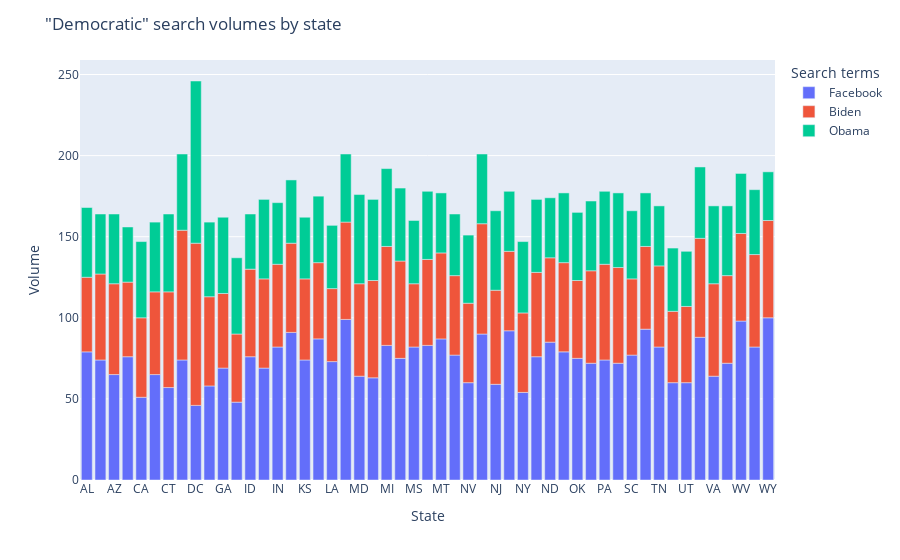

Notebook code for this chart:
### Markdown cell above
Here I take very 'democratic' searches and show how uneven their popularity among the states. We can also notice that this searches are very common in the DC, which is the most democratic state.

### Code cell
import plotly.express as px

kw_list = ['Facebook', 'Biden', 'Obama']
fig = px.bar(df_political, x='state_code', y=kw_list)
fig.update_layout(
    title_text=f'"Democratic" search volumes by state',
    legend_title_text='Search terms'
)
fig.update_yaxes(title_text='Volume')
fig.update_xaxes(title_text='State')
fig.show()

### Figure 1 — Plotly figure (JSON) as saved in the notebook; plotly's stock layout.template omitted (floating-point values rounded to 4 significant figures)
{"data": [{"alignmentgroup": "True", "hovertemplate": "variable=Facebook<br>state_code=%{x}<br>value=%{y}<extra></extra>", "legendgroup": "Facebook", "marker": {"color": "#636efa", "pattern": {"shape": ""}}, "name": "Facebook", "offsetgroup": "Facebook", "orientation": "v", "showlegend": true, "textposition": "auto", "x": ["AL", "AK", "AZ", "AR", "CA", "CO", "CT", "DE", "DC", "FL", "GA", "HI", "ID", "IL", "IN", "IA", "KS", "KY", "LA", "ME", "MD", "MA", "MI", "MN", "MS", "MO", "MT", "NE", "NV", "NH", "NJ", "NM", "NY", "NC", "ND", "OH", "OK", "OR", "PA", "RI", "SC", "SD", "TN", "TX", "UT", "VT", "VA", "WA", "WV", "WI", "WY"], "xaxis": "x", "y": [79, 74, 65, 76, 51, 65, 57, 74, 46, 58, 69, 48, 76, 69, 82, 91, 74, 87, 73, 99, 64, 63, 83, 75, 82, 83, 87, 77, 60, 90, 59, 92, 54, 76, 85, 79, 75, 72, 74, 72, 77, 93, 82, 60, 60, 88, 64, 72, 98, 82, 100], "yaxis": "y", "type": "bar"}, {"alignmentgroup": "True", "hovertemplate": "variable=Biden<br>state_code=%{x}<br>value=%{y}<extra></extra>", "legendgroup": "Biden", "marker": {"color": "#EF553B", "pattern": {"shape": ""}}, "name": "Biden", "offsetgroup": "Biden", "orientation": "v", "showlegend": true, "textposition": "auto", "x": ["AL", "AK", "AZ", "AR", "CA", "CO", "CT", "DE", "DC", "FL", "GA", "HI", "ID", "IL", "IN", "IA", "KS", "KY", "LA", "ME", "MD", "MA", "MI", "MN", "MS", "MO", "MT", "NE", "NV", "NH", "NJ", "NM", "NY", "NC", "ND", "OH", "OK", "OR", "PA", "RI", "SC", "SD", "TN", "TX", "UT", "VT", "VA", "WA", "WV", "WI", "WY"], "xaxis": "x", "y": [46, 53, 56, 46, 49, 51, 59, 80, 100, 55, 46, 42, 54, 55, 51, 55, 50, 47, 45, 60, 57, 60, 61, 60, 39, 53, 53, 49, 49, 68, 58, 49, 49, 52, 52, 55, 48, 57, 59, 59, 47, 51, 50, 44, 47, 61, 57, 54, 54, 57, 60], "yaxis": "y", "type": "bar"}, {"alignmentgroup": "True", "hovertemplate": "variable=Obama<br>state_code=%{x}<br>value=%{y}<extra></extra>", "legendgroup": "Obama", "marker": {"color": "#00cc96", "pattern": {"shape": ""}}, "name": "Obama", "offsetgroup": "Obama", "orientation": "v", "showlegend": true, "textposition": "auto", "x": ["AL", "AK", "AZ", "AR", "CA", "CO", "CT", "DE", "DC", "FL", "GA", "HI", "ID", "IL", "IN", "IA", "KS", "KY", "LA", "ME", "MD", "MA", "MI", "MN", "MS", "MO", "MT", "NE", "NV", "NH", "NJ", "NM", "NY", "NC", "ND", "OH", "OK", "OR", "PA", "RI", "SC", "SD", "TN", "TX", "UT", "VT", "VA", "WA", "WV", "WI", "WY"], "xaxis": "x", "y": [43, 37, 43, 34, 47, 43, 48, 47, 100, 46, 47, 47, 34, 49, 38, 39, 38, 41, 39, 42, 55, 50, 48, 45, 39, 42, 37, 38, 42, 43, 49, 37, 44, 45, 37, 43, 42, 43, 45, 46, 42, 33, 37, 39, 34, 44, 48, 43, 37, 40, 30], "yaxis": "y", "type": "bar"}], "layout": {"xaxis": {"anchor": "y", "domain": [0.0, 1.0], "title": {"text": "State"}}, "yaxis": {"anchor": "x", "domain": [0.0, 1.0], "title": {"text": "Volume"}}, "legend": {"title": {"text": "Search terms"}, "tracegroupgap": 0}, "margin": {"t": 60}, "barmode": "relative", "title": {"text": "\"Democratic\" search volumes by state"}}}
